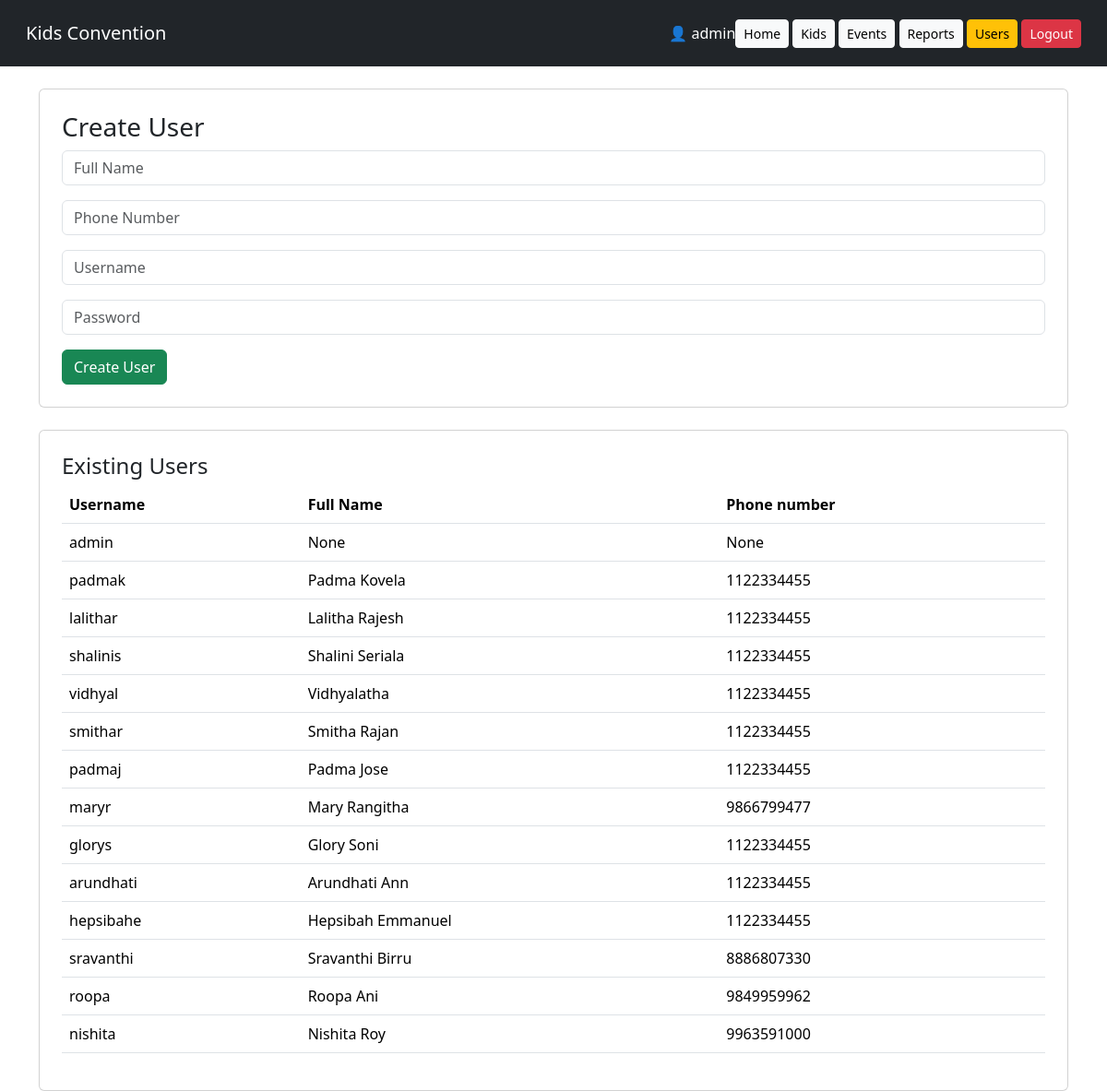
Screenshot of /users (signed in) with the database file from the repository.
### models.py (models this page shows)
class User(db.Model):
    id = db.Column(db.Integer, primary_key=True)
    username = db.Column(db.String(100), unique=True)
    fullname = db.Column(db.String(200))
    phonenumber = db.Column(db.String(10))
    password = db.Column(db.String(500))

### app.py (the view, shortened to what this page needs)
@app.route("/users", methods=["GET", "POST"])
@login_required
def users():
    if not is_admin():
        flash("Only admin can manage users", "danger")
        return redirect(url_for("dashboard"))
    users = User.query.all()
    return render_template("users.html", users=users)

### app.py (called while the page is built)
@login_manager.user_loader
def load_user(username):
    user = User.query.filter_by(username=username).first()
    if user:
        return LoginUser(user.username)
    return None

def is_admin():
    return current_user.id == "admin"

### templates/users.html
{% extends 'base.html' %}{% block content %}
<div class='card p-4'>
    <h3>Create User</h3>
    <form method='post'>
        <input class='form-control mb-3' name='fullname' placeholder='Full Name'>
        <input class='form-control mb-3' name='phonenumber' placeholder='Phone Number'>
        <input class='form-control mb-3' name='username' placeholder='Username'>
        <input class='form-control mb-3' name='password' placeholder='Password'>
        <button class='btn btn-success'>Create User</button>
    </form>
</div>
<div class='card p-4 mt-4'>
    <h4>Existing Users</h4>
    <table class='table'>
        <tr>
            <th>Username</th>
            <th>Full Name</th>
            <th>Phone number</th>
        </tr>{% for u in users %}
        <tr>
            <td>{{ u.username }}</td>
            <td>{{ u.fullname }}</td>
            <td>{{ u.phonenumber }}</td>
        </tr>{% endfor %}</table>
</div>{% endblock %}

### templates/base.html (shortened to what this page needs)
<!DOCTYPE html>
<html>
<head>
<link href="https://cdn.jsdelivr.net/npm/bootstrap@5.3.3/dist/css/bootstrap.min.css" rel="stylesheet">
</head>
<body>
<nav class="navbar navbar-expand-lg navbar-dark bg-dark p-3">
<div class="container-fluid">
<a class="navbar-brand" href="/">Kids Convention</a>
        <div class="ms-auto text-white">
            {% if current_user.is_authenticated %}
                👤 {{ current_user.id }}
            {% endif %}
        </div>
<div>
<a href="/" class="btn btn-light btn-sm">Home</a>
<a href="/kids" class="btn btn-light btn-sm">Kids</a>
<a href="/events" class="btn btn-light btn-sm">Events</a>
<a href="/reports" class="btn btn-light btn-sm">Reports</a>
{% if current_user.id == 'admin' %}
<a href="/users" class="btn btn-warning btn-sm">Users</a>
{% endif %}
<a href="/logout" class="btn btn-danger btn-sm">Logout</a>
</div>
</div>
</nav>
<div class="container mt-4">
{% block content %}{% endblock %}
</div>
</body>
</html>

### rows the page displays
User: id "admin", username "admin", fullname "None", phonenumber "None"
User: username "padmak", fullname "Padma Kovela", phonenumber "1122334455"
User: username "lalithar", fullname "Lalitha Rajesh", phonenumber "1122334455"
User: username "shalinis", fullname "Shalini Seriala", phonenumber "1122334455"
User: username "vidhyal", fullname "Vidhyalatha", phonenumber "1122334455"
User: username "smithar", fullname "Smitha Rajan", phonenumber "1122334455"
User: username "padmaj", fullname "Padma Jose", phonenumber "1122334455"
User: username "maryr", fullname "Mary Rangitha", phonenumber "9866799477"
User: username "glorys", fullname "Glory Soni", phonenumber "1122334455"
User: username "arundhati", fullname "Arundhati Ann", phonenumber "1122334455"
User: username "hepsibahe", fullname "Hepsibah Emmanuel", phonenumber "1122334455"
User: username "sravanthi", fullname "Sravanthi Birru", phonenumber "8886807330"
User: username "roopa", fullname "Roopa Ani", phonenumber "9849959962"
User: username "nishita", fullname "Nishita Roy", phonenumber "9963591000"
